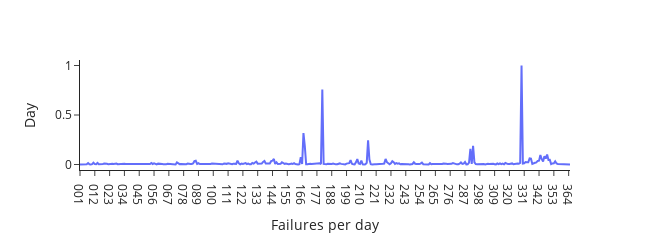

The notebook cell saved with this chart:
### Code cell
# day failures
import plotly.express as px
# df_day_new = df_day.drop(df_day[df_day['failed']>900].index)
# df_day["failed"] = (df_day["failed"] - df_day["failed"].min()) / (df_day["failed"].max() - df_day["failed"].min())
fig = px.line(df_day, x='day', y='failed',
              labels=({'Failures per day': 'Failures per day', 'Day': 'Day'}))
 
fig.update_layout(template="simple_white", font=dict(size=12),
                  width=650,
                  xaxis_title = 'Failures per day',
                  yaxis_title = 'Day',
                  title_x=0.5, height=250)

### Figure 1 — Plotly figure (JSON) as saved in the notebook; plotly's stock layout.template omitted (floating-point values rounded to 4 significant figures; data arrays with more than 128 entries replaced by an {"elided": "..."} marker saying what was removed)
{"data": [{"hovertemplate": "day=%{x}<br>failed=%{y}<extra></extra>", "legendgroup": "", "line": {"color": "#636efa", "dash": "solid"}, "marker": {"symbol": "circle"}, "mode": "lines", "name": "", "orientation": "v", "showlegend": false, "type": "scatter", "x": {"elided": "365 str values"}, "xaxis": "x", "y": {"elided": "365 float values"}, "yaxis": "y"}], "layout": {"font": {"size": 12}, "height": 250, "legend": {"tracegroupgap": 0}, "margin": {"t": 60}, "title": {"x": 0.5}, "width": 650, "xaxis": {"anchor": "y", "domain": [0, 1], "title": {"text": "Failures per day"}}, "yaxis": {"anchor": "x", "domain": [0, 1], "title": {"text": "Day"}}}}
